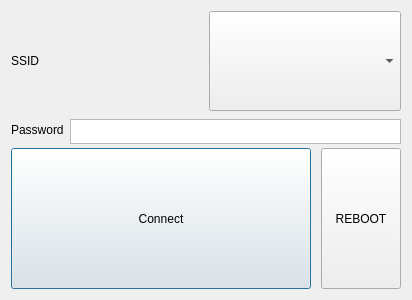
<?xml version="1.0" encoding="UTF-8"?>
<ui version="4.0">
 <class>Dialog</class>
 <widget class="QDialog" name="Dialog">
  <property name="geometry">
   <rect>
    <x>0</x>
    <y>0</y>
    <width>412</width>
    <height>300</height>
   </rect>
  </property>
  <property name="windowTitle">
   <string>Dialog</string>
  </property>
  <layout class="QVBoxLayout" name="verticalLayout">
   <item>
    <layout class="QHBoxLayout" name="horizontalLayout">
     <item>
      <widget class="QLabel" name="label">
       <property name="text">
        <string>SSID</string>
       </property>
      </widget>
     </item>
     <item>
      <widget class="QComboBox" name="comboBox">
       <property name="sizePolicy">
        <sizepolicy hsizetype="Preferred" vsizetype="Expanding">
         <horstretch>0</horstretch>
         <verstretch>0</verstretch>
        </sizepolicy>
       </property>
       <property name="maximumSize">
        <size>
         <width>16777215</width>
         <height>100</height>
        </size>
       </property>
      </widget>
     </item>
    </layout>
   </item>
   <item>
    <layout class="QHBoxLayout" name="horizontalLayout_2">
     <item>
      <widget class="QLabel" name="label_2">
       <property name="text">
        <string>Password</string>
       </property>
      </widget>
     </item>
     <item>
      <widget class="QPlainTextEdit" name="plainTextEdit">
       <property name="sizePolicy">
        <sizepolicy hsizetype="Expanding" vsizetype="Preferred">
         <horstretch>0</horstretch>
         <verstretch>0</verstretch>
        </sizepolicy>
       </property>
       <property name="minimumSize">
        <size>
         <width>0</width>
         <height>25</height>
        </size>
       </property>
       <property name="maximumSize">
        <size>
         <width>16777215</width>
         <height>20</height>
        </size>
       </property>
       <property name="lineWrapMode">
        <enum>QPlainTextEdit::NoWrap</enum>
       </property>
      </widget>
     </item>
    </layout>
   </item>
   <item>
    <layout class="QHBoxLayout" name="horizontalLayout_3">
     <item>
      <widget class="QPushButton" name="pushButtonConnect">
       <property name="sizePolicy">
        <sizepolicy hsizetype="Minimum" vsizetype="Expanding">
         <horstretch>0</horstretch>
         <verstretch>0</verstretch>
        </sizepolicy>
       </property>
       <property name="minimumSize">
        <size>
         <width>300</width>
         <height>0</height>
        </size>
       </property>
       <property name="text">
        <string>Connect</string>
       </property>
      </widget>
     </item>
     <item>
      <spacer name="horizontalSpacer">
       <property name="orientation">
        <enum>Qt::Horizontal</enum>
       </property>
       <property name="sizeHint" stdset="0">
        <size>
         <width>40</width>
         <height>20</height>
        </size>
       </property>
      </spacer>
     </item>
     <item>
      <widget class="QPushButton" name="pushButton_2">
       <property name="sizePolicy">
        <sizepolicy hsizetype="Minimum" vsizetype="Expanding">
         <horstretch>0</horstretch>
         <verstretch>0</verstretch>
        </sizepolicy>
       </property>
       <property name="minimumSize">
        <size>
         <width>80</width>
         <height>0</height>
        </size>
       </property>
       <property name="maximumSize">
        <size>
         <width>50</width>
         <height>16777215</height>
        </size>
       </property>
       <property name="text">
        <string>REBOOT</string>
       </property>
      </widget>
     </item>
    </layout>
   </item>
  </layout>
 </widget>
 <resources/>
 <connections/>
</ui>
